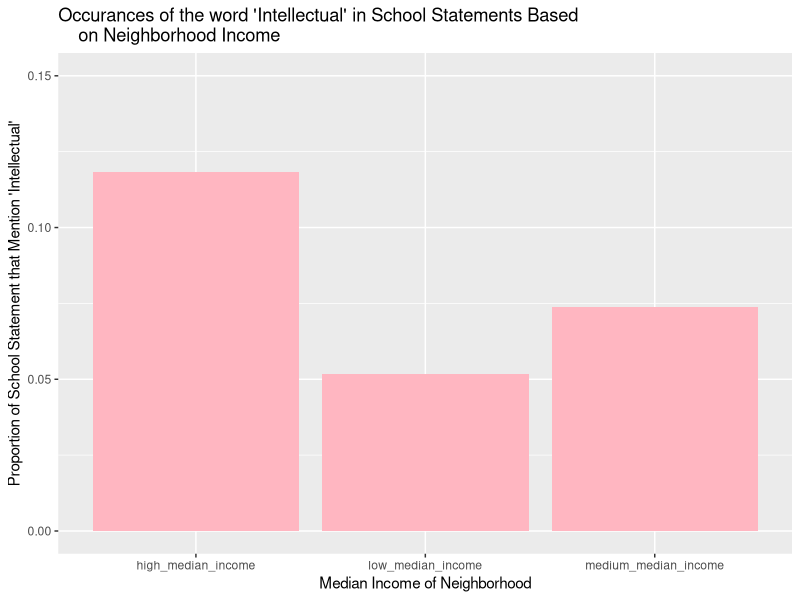

This chart was generated by the following R code:
## ---- chunk 1
library(tidyverse) 

statement <- read.csv("district_tabular_data.csv")
## ---- chunk 2
plot1 <- statement |>
  group_by(hh_median_income_category) |>
  summarize(mean_intellectual = mean(word_intellectual)) |>
  ggplot(mapping = aes(x = hh_median_income_category, y = mean_intellectual)) + 
  geom_col(fill = "lightpink") +
  labs(
    x = "Median Income of Neighborhood",
    y = "Proportion of School Statement that Mention 'Intellectual'",
    title = "Occurances of the word 'Intellectual' in School Statements Based 
    on Neighborhood Income"
  ) +
  coord_cartesian(ylim = c(0, 0.15))

plot1
## ---- chunk 3
statement |>
  group_by(hh_median_income_category, white_share_category) |>
  summarize(n = n()) |>
  mutate(prop = n/sum(n))
## ---- chunk 4
ate_high_income <- statement |>
  filter(hh_median_income_category != "low_median_income") |>
  mutate(
    treatment = 
      if_else(hh_median_income_category == "high_median_income", "Treatment", "Control")) |>
  group_by(treatment, white_share_category) |>
  summarize(mean_intellectual = mean(word_intellectual)) |>
  pivot_wider(
    names_from = treatment,
    values_from = mean_intellectual
  ) |>
  mutate(ATE = Treatment - Control)

knitr::kable(ate_high_income, col.names = c("Proportion White", "Control", "Treatment", "ATE"))
## ---- chunk 5
ate_low_income <- statement |>
  filter(hh_median_income_category != "high_median_income") |>
  mutate(
    treatment = 
      if_else(hh_median_income_category == "low_median_income", "Treatment", "Control")) |>
  group_by(treatment, white_share_category) |>
  summarize(mean_intellectual = mean(word_intellectual)) |>
  pivot_wider(
    names_from = treatment,
    values_from = mean_intellectual
  ) |>
  mutate(ATE = Treatment - Control)

knitr::kable(ate_low_income, col.names = c("Proportion White", "Control", "Treatment", "ATE"))
## ---- chunk 6
ate_low_income_urban <- statement |>
  filter(hh_median_income_category != "high_median_income") |>
  mutate(
    treatment = 
      if_else(hh_median_income_category == "low_median_income", "Treatment", "Control")) |>
  group_by(treatment, urbanicity) |>
  summarize(mean_intellectual = mean(word_intellectual)) |>
  pivot_wider(
    names_from = treatment,
    values_from = mean_intellectual
  ) |>
  mutate(ATE = Treatment - Control)

knitr::kable(ate_low_income_urban, col.names = c("Geographical Area", "Control (Medium Income)","Treatment (Low Income)","ATE"))
## ---- chunk 7
ate_high_income_urban <- statement |>
  filter(hh_median_income_category != "low_median_income") |>
  mutate(
    treatment = 
      if_else(hh_median_income_category == "high_median_income", "Treatment", "Control")) |>
  group_by(treatment, urbanicity) |>
  summarize(mean_intellectual = mean(word_intellectual)) |>
  pivot_wider(
    names_from = treatment,
    values_from = mean_intellectual
  ) |>
  mutate(ATE = Treatment - Control)

knitr::kable(ate_high_income_urban, col.names = c("Geographical Area", "Control (Medium Income)","Treatment (High Income)","ATE"))
## ---- chunk 8
avg_cat <- statement |>
  summarize(
    across(topic_academic_program:word_extracurricular, mean)
  )
## ---- chunk 9
ate_academic_high_income <- statement |>
  filter(hh_median_income_category != "low_median_income") |>
  group_by(hh_median_income_category, urbanicity) |>
  summarize(mean_academic = mean(topic_academic_program)) |>
  pivot_wider(
    names_from = hh_median_income_category,
    values_from = mean_academic
  ) |>
  mutate(ATE = high_median_income - medium_median_income)

knitr::kable(ate_academic_high_income, col.names = c("Geographical Area", "Treatment (High Income)", "Control (Medium Income)","ATE"))
## ---- chunk 10
ate_academic_low_income <- statement |>
  filter(hh_median_income_category != "high_median_income") |>
  group_by(hh_median_income_category, urbanicity) |>
  summarize(mean_academic = mean(topic_academic_program)) |>
  pivot_wider(
    names_from = hh_median_income_category,
    values_from = mean_academic
  ) |>
  mutate(ATE = low_median_income - medium_median_income)

knitr::kable(ate_academic_low_income, col.names = c("Geographical Area", "Treatment (Low Income)", "Control (Medium Income)","ATE"))
